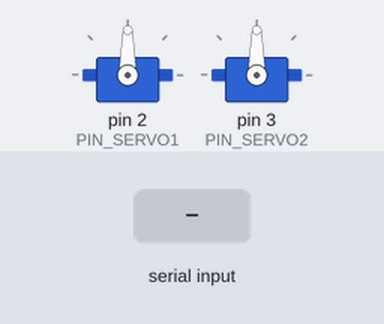
The sketch below on a simulated Arduino Uno, built with avr-gcc and run on an emulated ATmega328P. Shown: 2 × servo. The inputs (shaded band) are chosen by the test bench.

Above: at 1.2 s.
1.3 s: "<90,45>" received over Serial
At 4.1 s:
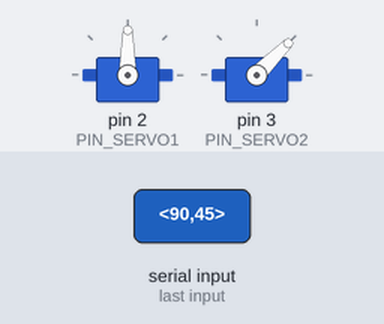
4.3 s: "<30,150>" received over Serial
At 5.3 s:
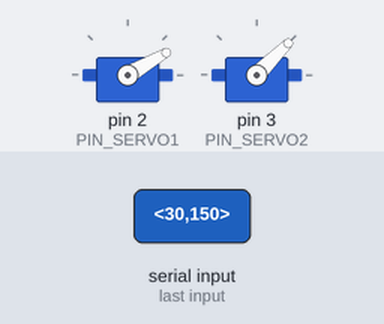
7.3 s: "<1,90>" received over Serial
At 8.7 s:
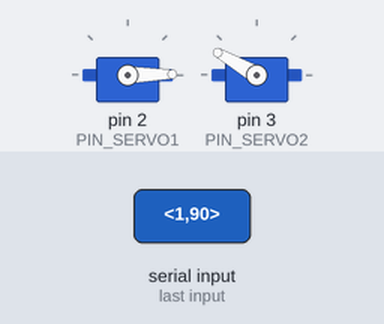
10.3 s: "<30,150>" received over Serial
At 11.1 s:
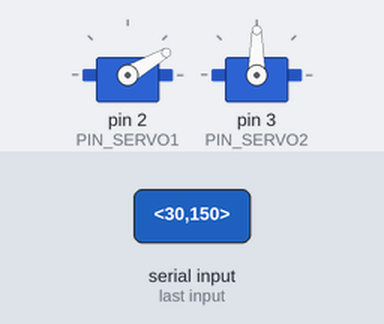
13.3 s: "<90,45>" received over Serial
At 14.5 s:
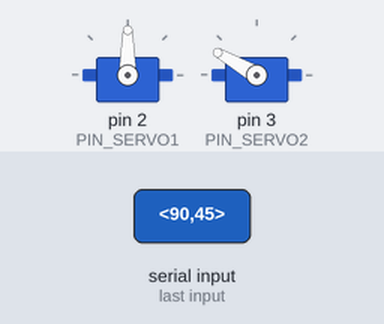
16.3 s: "<1,90,45>" received over Serial
At 16.9 s:
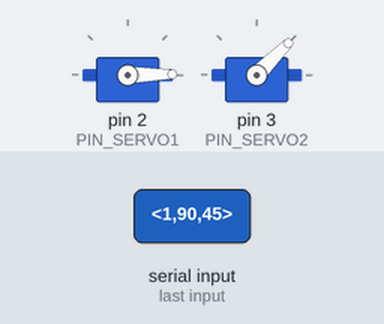
Timing chart, 0 to 19.8 s (numbered marks = the images above; inputs shaded):
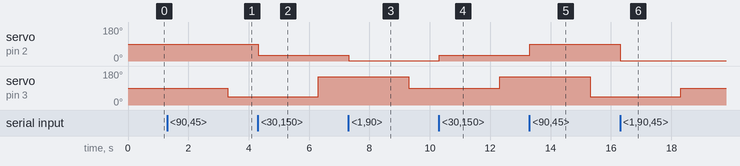

The sketch:

main.ino
```cpp
#include <Servo.h>

const int PIN_SERVO1 = 2;
const int PIN_SERVO2 = 3;

Servo servo1;
Servo servo2;

float q1 = 0.0;
float q2 = 0.0;
bool packetReady = false;
String inputString = "";

void setup() {
  Serial.begin(9600);
  inputString.reserve(32);

  servo1.attach(PIN_SERVO1);
  servo2.attach(PIN_SERVO2);
}

void loop() {
  while (Serial.available() > 0) {
    char c = Serial.read();

    if (c == '<') {
      inputString = "";
    } else if (c == '>') {
      packetReady = true;
      break;
    } else {
      inputString += c;
    }
  }

  if (packetReady) {
    processPacket(inputString);
    packetReady = false;
  }
}

void processPacket(String packet) {
  // q1,q2
  int commaIndex = packet.indexOf(',');
  if (commaIndex == -1) {
    return;
  }

  String q1_str = packet.substring(0, commaIndex);
  String q2_str = packet.substring(commaIndex + 1);

  q1 = q1_str.toFloat();
  q2 = q2_str.toFloat();

  servo1.write((int)q1); // redondear
  delay(2000);
  servo2.write((int)q2);
}
```

Measured:
- after the input at 1.3 s, servo on pin 3 (PIN_SERVO2): 90° → 45° after 2.0 s
- after the input at 4.3 s, servo on pin 2 (PIN_SERVO1): 90° → 30° at once; servo on pin 3 (PIN_SERVO2): 45° → 150° after 2.0 s
- after the input at 7.3 s, servo on pin 2 (PIN_SERVO1): 30° → 1° at once; servo on pin 3 (PIN_SERVO2): 150° → 90° after 2.0 s
- after the input at 10.3 s, servo on pin 2 (PIN_SERVO1): 1° → 30° at once; servo on pin 3 (PIN_SERVO2): 90° → 150° after 2.0 s
- after the input at 13.3 s, servo on pin 2 (PIN_SERVO1): 30° → 90° at once; servo on pin 3 (PIN_SERVO2): 150° → 45° after 2.0 s
- after the input at 16.3 s, servo on pin 2 (PIN_SERVO1): 90° → 1° at once; servo on pin 3 (PIN_SERVO2): 45° → 90° after 2.0 s
